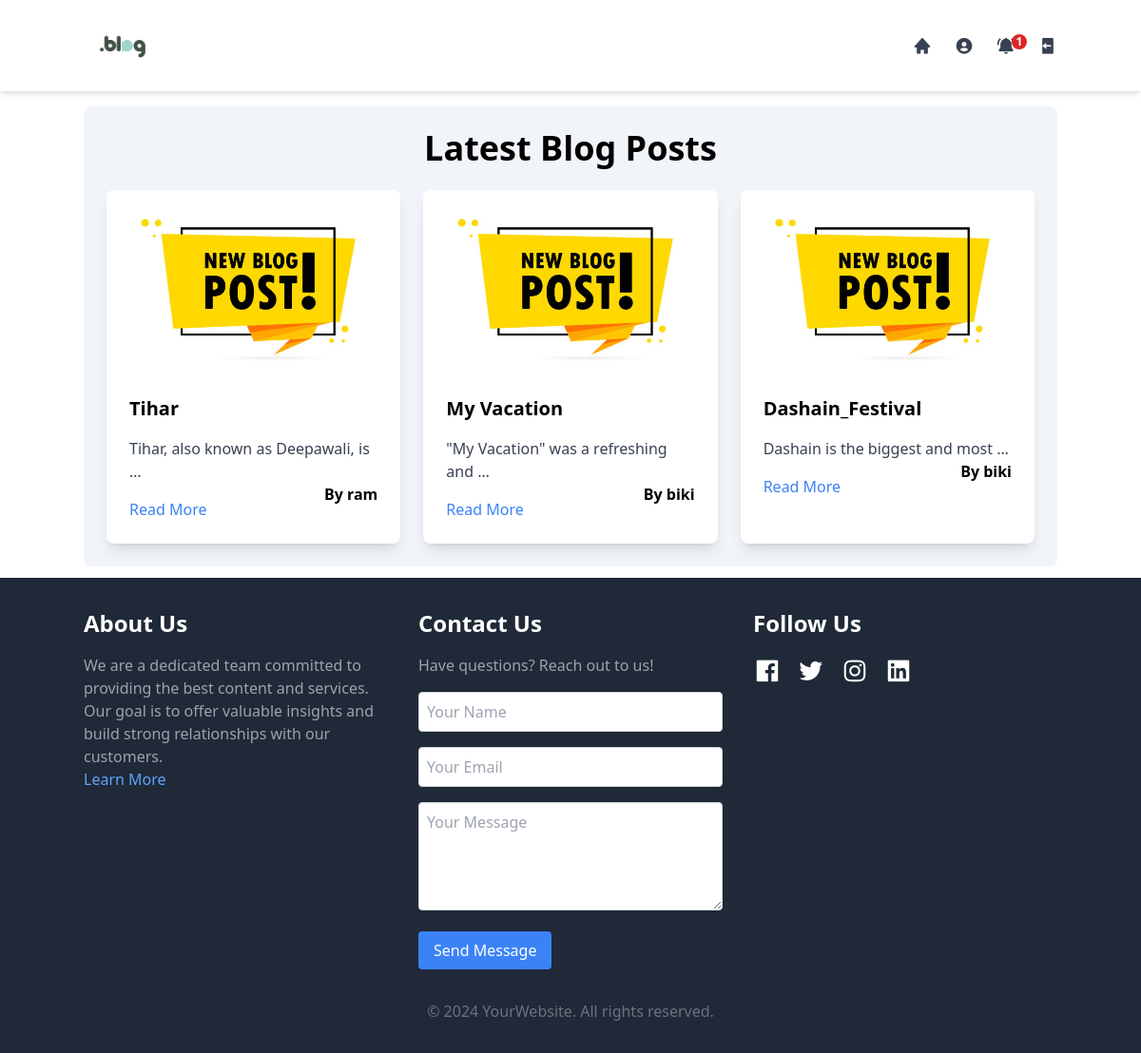
Screenshot of / (signed in) with the database file from the repository.
### blog/models.py (models this page shows, shortened)
class Post(models.Model):
    user = models.ForeignKey(User, on_delete=models.CASCADE)
    title = models.CharField(max_length=255)
    content = models.TextField()
    created_at = models.DateTimeField(auto_now_add=True)
    updated_at = models.DateTimeField(auto_now=True)
    is_approved = models.BooleanField(default=False)

### blog/views.py (the view)
# urls.py: path('', views.index, name="index"),
def index(request):
    posts = Post.objects.filter(is_approved=True).order_by('-created_at')[:6]
    if request.user.is_authenticated:
        new_notifications_count = Notification.objects.filter(user=request.user, is_read=False).count()
    else:
        new_notifications_count = 0
    content = {
        'all_posts':posts,
        'new_notifications_count':new_notifications_count,
    }
    return render(request, 'blog/index.html', content)

### blog/templates/blog/index.html (shortened to what this page needs)
{% load static %}
<!DOCTYPE html>
<html lang="en">
  <head>
    <script src="https://cdn.tailwindcss.com"></script>
    <link rel="stylesheet" href="https://unpkg.com/boxicons@2.1.1/css/boxicons.min.css">
  </head>
  <body>
    {% block Navbar %} {% include "./navbar.html" %} {% endblock %}
    {% block DisplayBlog %} {% include "./display_blog.html" %} {% endblock %}
    {% block footer %} {% include "./footer.html" %} {% endblock %}
  </body>
</html>

### blog/templates/blog/display_blog.html
{% load static %}
{% block DisplayBlog %}
<div class="container mx-auto mt-28 mb-3 rounded-lg cursor-pointer p-6 bg-slate-100">
    <h1 class="text-4xl font-bold mb-6 text-center">Latest Blog Posts</h1>
    <div class="grid grid-cols-1 md:grid-cols-2 lg:grid-cols-3 gap-6">
      {% if all_posts %}
        {% for post in all_posts %}
      <div class="bg-white shadow-lg rounded-lg overflow-hidden">
        {% if user.is_authenticated %}
        <a href="{% url 'readmore' post.id %}">
          <img src="{% static 'images/post1.jpg' %}" alt="Post Image" class="w-full h-48 object-cover">
        </a>
      {% else %}
        <img src="{% static 'images/post1.jpg' %}" alt="Post Image" class="w-full h-48 object-cover">
      {% endif %}
        <div class="p-6">
          <h2 class="text-xl font-semibold mb-4">{{ post.title }}</h2>
          <p class="text-gray-700">{{ post.content|truncatewords:6 }}</p>
          <h4 class="float-right font-semibold">By {{ post.user }}</h4>
          {% if user.is_authenticated %}
            <a href="{% url 'readmore' post.id %}" class="text-blue-500 hover:underline mt-4 block">Read More</a>
            {% else %}
            <span class="text-gray-400 mt-4 block">Login to read more</span>
          {% endif %}
        </div>
      </div>
      {% endfor %}
      {% else %}
      <p>No post available</p>
      {% endif %}
    </div>
  </div>
{% endblock %}

### rows the page displays
Post: title "Tihar", content "Tihar, also known as Deepawali, is …", user "ram"
Post: title "My Vacation", content "\"My Vacation\" was a refreshing and …", user "biki"
Post: title "Dashain_Festival", content "Dashain is the biggest and most …", user "biki"

### other values shown
{{ new_notifications_count }} "1"
